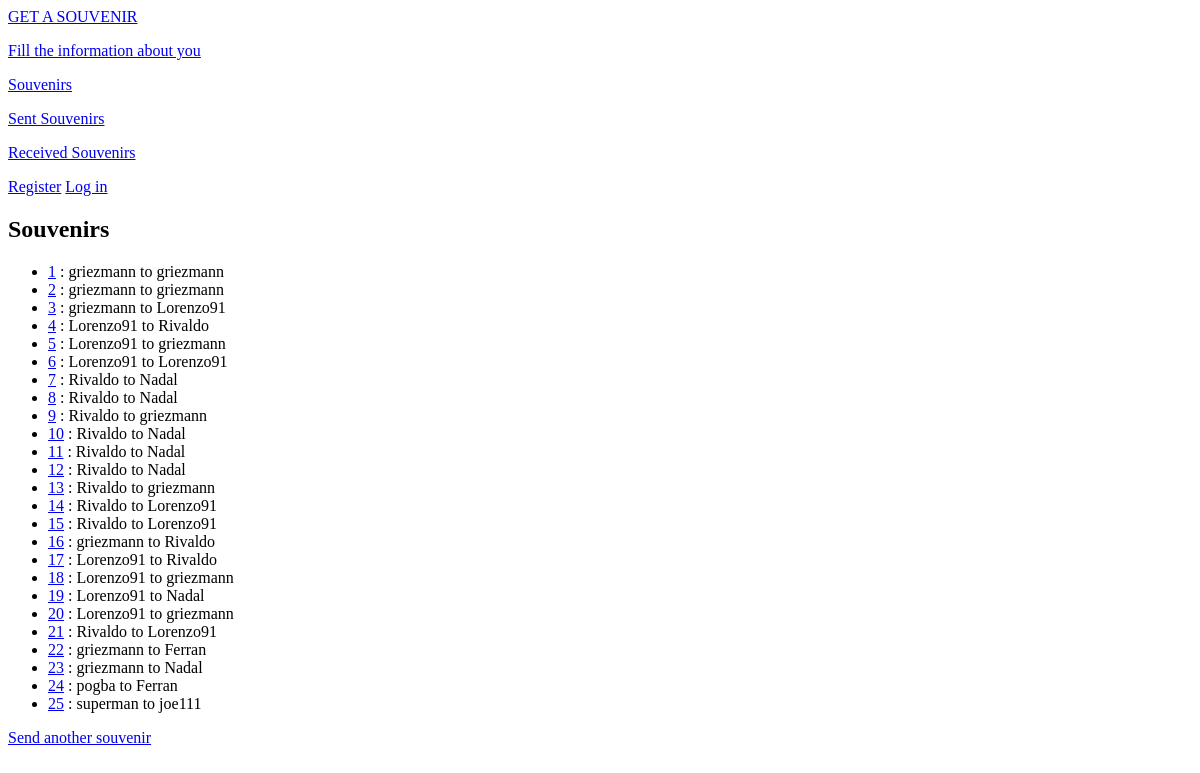
Page /souvenirs/ on the earlier database version.
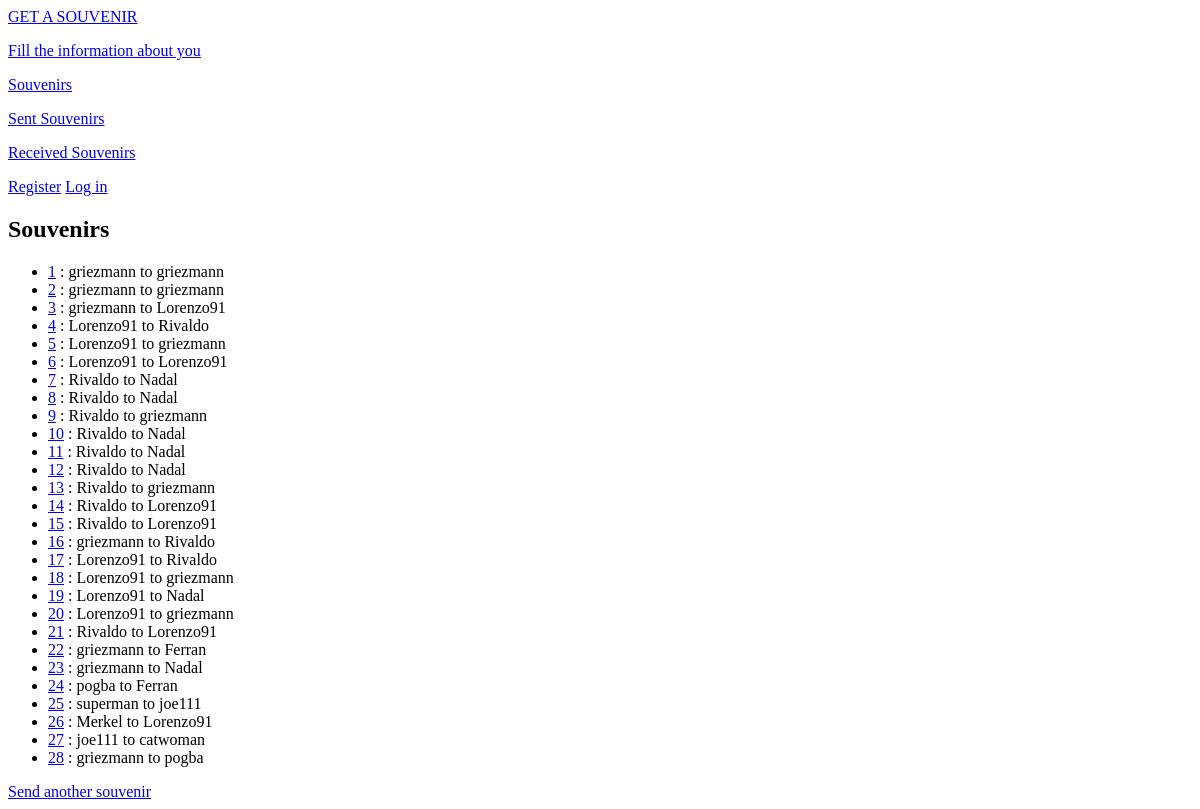
Same page on the later database version.
### souvenirs_app/models.py (models this page shows, shortened)
class Souvenir(models.Model):
    souvenir_id = models.AutoField(primary_key=True)
    slug = models.SlugField(max_length=30, unique=False, verbose_name='URL', null=True)
    send_user = models.ForeignKey(User, on_delete=models.CASCADE, related_name='send_user')
    send_date = models.DateField(auto_now_add=True)
    receive_user = models.ForeignKey(User, on_delete=models.CASCADE, related_name='receive_user')
    receive_date = models.DateField(auto_now=True)
    send_user_img = models.ImageField(upload_to='send/', default='no-photo.png', null=True, blank=True)
    receive_user_img = models.ImageField(upload_to='receive/', default='no-photo.png', null=True, blank=True)
    STATUS_CHOICES = (('TR', 'Travelling'), ('RCV', 'Received'))
    status = models.CharField(max_length=10, choices=STATUS_CHOICES, default='Travelling')
    def get_absolute_url(self):
        return reverse('souvenirs_app:souvenir', kwargs={'souvenir_slug': self.slug})
    class Meta:
        verbose_name = 'Souvenir'
        verbose_name_plural = 'Souvenirs'

### souvenirs_app/views.py (the view)
# urls.py: path('souvenirs/', views.SouvenirsView.as_view(), name='souvenirs'),
class SouvenirsView(ListView):
    model = Souvenir
    template_name = 'souvenirs_app/souvenirs.html'
    context_object_name = 'souvenirs'

### souvenirs_app/templates/souvenirs_app/souvenirs.html
{% extends 'souvenirs_app/base.html' %}
{% block content %}
    <h2>Souvenirs</h2>
    <ul>
        {% for souvenir in souvenirs %}
            <li><a href="{{ souvenir.get_absolute_url }}">{{ souvenir.souvenir_id }}</a> : {{ souvenir.send_user }} to {{ souvenir.receive_user }}</li>
        {% empty %}
            <li>No souvenirs have been sent yet</li>
        {% endfor %}
    </ul>
    <a href="{% url 'souvenirs_app:new_souvenir' %}">Send another souvenir</a>
{% endblock content %}

### souvenirs_app/templates/souvenirs_app/base.html (shortened to what this page needs)
<!DOCTYPE html>
<html lang="en">
<head>
</head>
<header>
    <a href="{% url 'souvenirs_app:index' %}">GET A SOUVENIR</a>
</header>
<body>
<p>
    <a href="{% url 'souvenirs_app:create_user_info' %}">Fill the information about you</a>
</p>
<p>
    <a href="{%  url 'souvenirs_app:souvenirs' %}">Souvenirs</a>
</p>
<p>
    <a href="{%  url 'souvenirs_app:send_user_souvenirs' %}">Sent Souvenirs</a>
</p>
<p>
    <a href="{%  url 'souvenirs_app:receive_user_souvenirs' %}">Received Souvenirs</a>
</p>
{% if user.is_authenticated %}
    Hello, {{ user.username }}!
    <a href="{{ user_info.get_absolute_url }}">USER INFORMATION</a>
    <p>
        <a href="{% url 'users:logout' %}">Log out</a>
    </p>
{% else %}
    <a href="{% url 'users:register' %}">Register</a>
    <a href="{% url 'users:login' %}">Log in</a>
{% endif %}
{% block content %}{% endblock content %}
</body>
</html>

Differences in the rows shown:
added Souvenir: souvenir_id "26", send_user "Merkel", receive_user "Lorenzo91"
added Souvenir: souvenir_id "27", send_user "joe111", receive_user "catwoman"
added Souvenir: souvenir_id "28", send_user "griezmann", receive_user "pogba"
